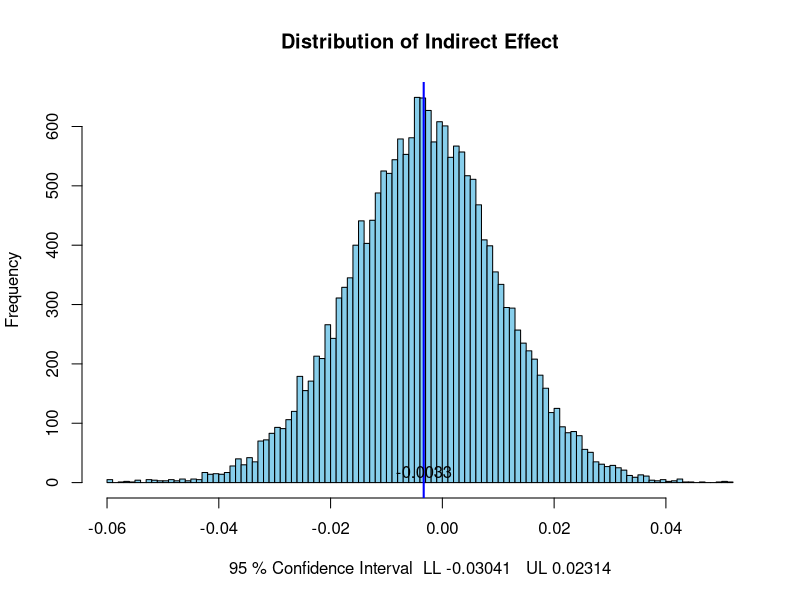
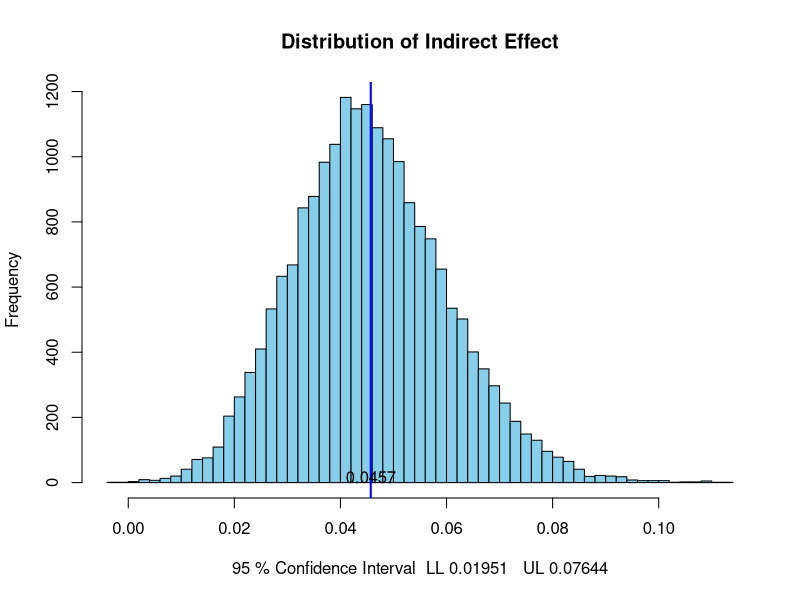
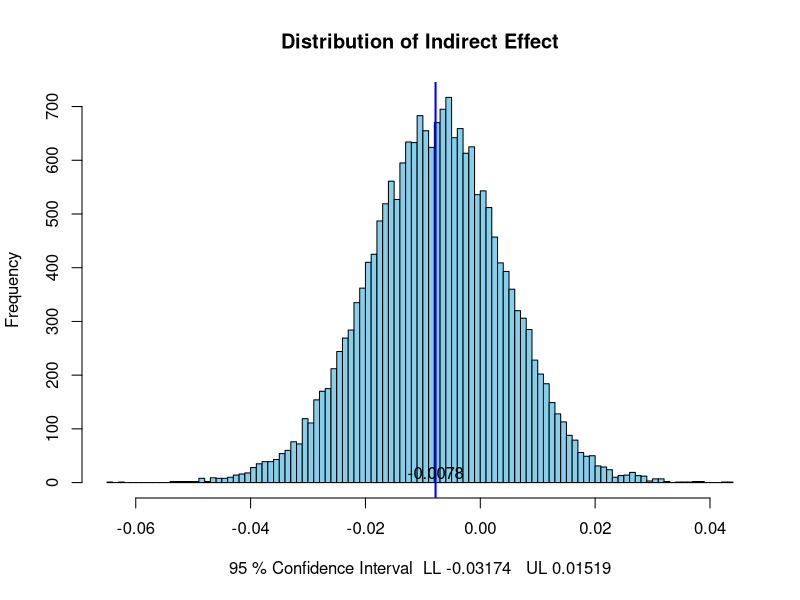
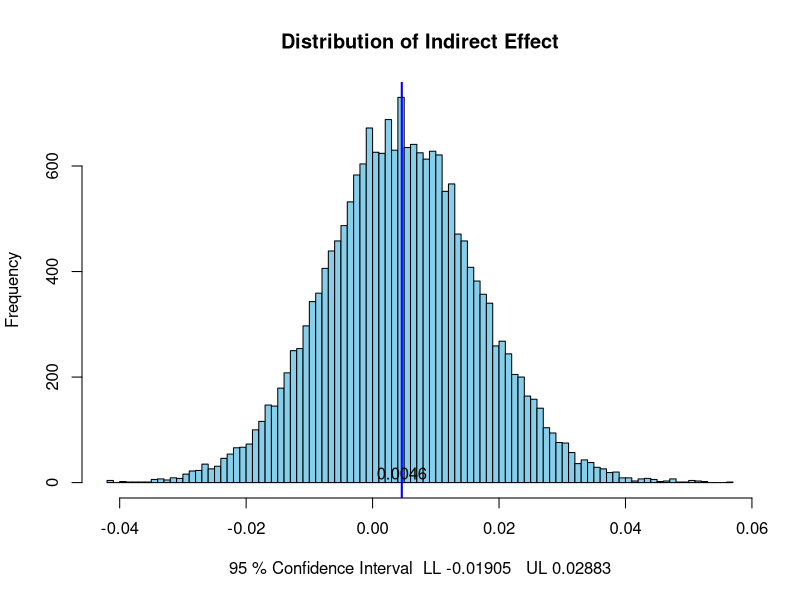
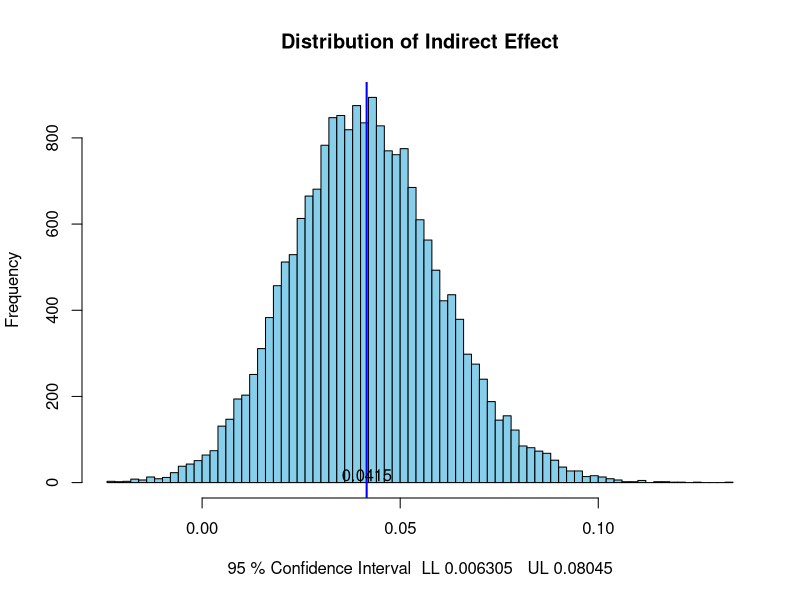
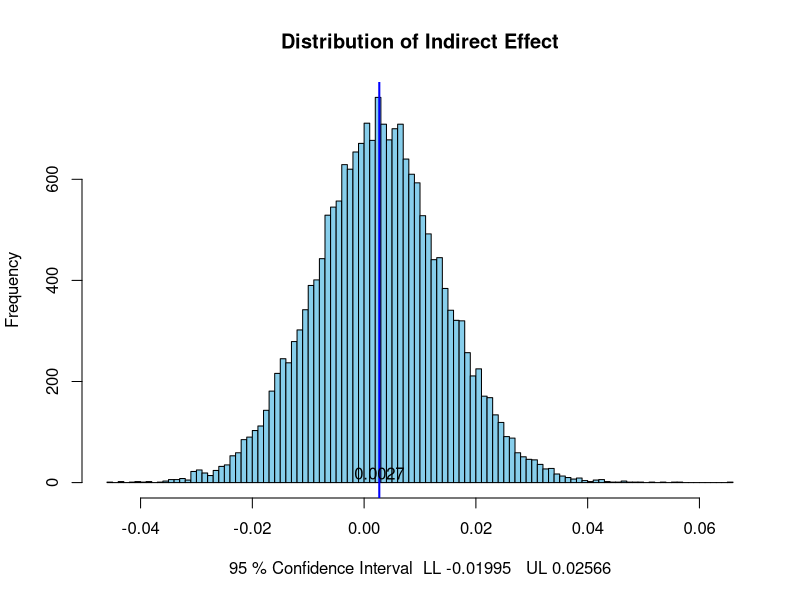
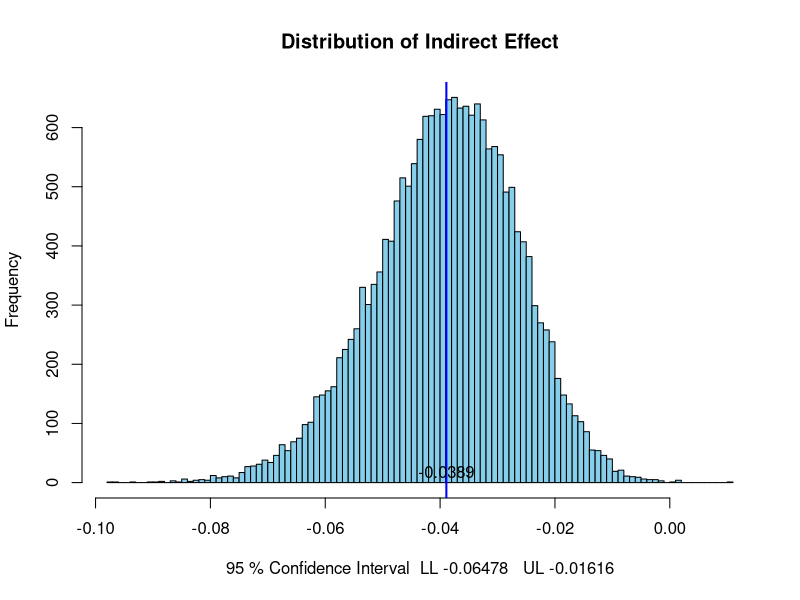
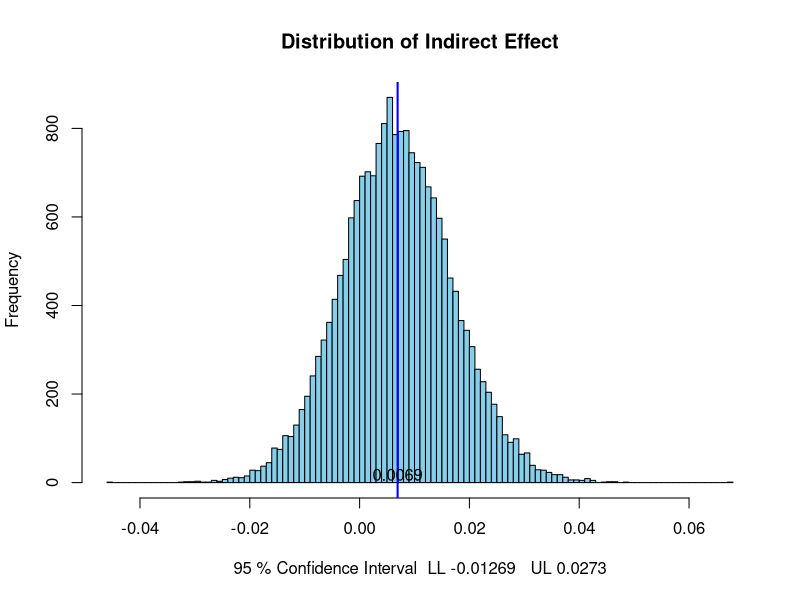

The R script that drew these images, in order:
#Victim Blame Primary Analyses
#This code estimates the 95% confidence intervals for the multilevel moderated mediation models estimated in Final Blame and Threat Analyses.sas
#Written by the fifth, second, and first author in 2024/2025
#Last edited by first author 2025.09.18

#Preacher, K. J., & Selig, J. P. (2012). Advantages of Monte Carlo confidence intervals for indirect effects. Communication Methods and Measures, 6, 77-98.
#Selig, J. P., & Preacher, K. J. (2008, June). Monte Carlo method for assessing mediation: An interactive tool for creating confidence intervals for indirect effects [Computer software]. Available from http://quantpsy.org/.

#Enter the m*variable value for "a" and the y*fear_c value for "b"
#Enter the variance values in the 1st and 4th values of acov for those same "a" and "b" coefficients
#Do not change other settings

################################################
#Values from Model 8
################################################

################################################
#SESSION 1 VS 2 - VICTIMS
################################################

require(MASS)
a=-0.06996
b=0.04612
rep=20000
conf=95
pest=c(a,b)
acov <- matrix(c(
  0.08392, 0,
  0, 0.000037
),2,2)
mcmc <- mvrnorm(rep,pest,acov,empirical=FALSE)
ab <- mcmc[,1]*mcmc[,2]
low=(1-conf/100)/2
upp=((1-conf/100)/2)+(conf/100)
LL=quantile(ab,low)
UL=quantile(ab,upp)
LL4=format(LL,digits=4)
UL4=format(UL,digits=4)
mab=mean(ab)
hist(ab,breaks='FD',col='skyblue',xlab=paste(conf,'% Confidence Interval ','LL',LL4,'  UL',UL4),
     main='Distribution of Indirect Effect')
abline(v=mab,col="blue",lwd=2)
text(mab, 18 , round(mab, 4))
print(LL)
print(UL)

################################################
#SESSION 1 VS 3 - VICTIMS
################################################

a=0.9883
b=0.04612
rep=20000
conf=95
pest=c(a,b)
acov <- matrix(c(
  0.07936, 0,
  0, 0.000037
),2,2)
mcmc <- mvrnorm(rep,pest,acov,empirical=FALSE)
ab <- mcmc[,1]*mcmc[,2]
low=(1-conf/100)/2
upp=((1-conf/100)/2)+(conf/100)
LL=quantile(ab,low)
UL=quantile(ab,upp)
LL4=format(LL,digits=4)
UL4=format(UL,digits=4)
mab=mean(ab)
hist(ab,breaks='FD',col='skyblue',xlab=paste(conf,'% Confidence Interval ','LL',LL4,'  UL',UL4),
     main='Distribution of Indirect Effect')
abline(v=mab,col="blue",lwd=2)
text(mab, 18 , round(mab, 4))
print(LL)
print(UL)

################################################
#GENDER - VICTIMS
################################################

a=-0.1703
b=0.04612
rep=20000
conf=95
pest=c(a,b)
acov <- matrix(c(
  0.06469, 0,
  0, 0.000037
),2,2)
mcmc <- mvrnorm(rep,pest,acov,empirical=FALSE)
ab <- mcmc[,1]*mcmc[,2]
low=(1-conf/100)/2
upp=((1-conf/100)/2)+(conf/100)
LL=quantile(ab,low)
UL=quantile(ab,upp)
LL4=format(LL,digits=4)
UL4=format(UL,digits=4)
mab=mean(ab)
hist(ab,breaks='FD',col='skyblue',xlab=paste(conf,'% Confidence Interval ','LL',LL4,'  UL',UL4),
     main='Distribution of Indirect Effect')
abline(v=mab,col="blue",lwd=2)
text(mab, 18 , round(mab, 4))
print(LL)
print(UL)

################################################
#LIBERAL VS MODERATE - VICTIMS
################################################

a=0.1015
b=0.04612
rep=20000
conf=95
pest=c(a,b)
acov <- matrix(c(
  0.06926, 0,
  0, 0.000037
),2,2)
mcmc <- mvrnorm(rep,pest,acov,empirical=FALSE)
ab <- mcmc[,1]*mcmc[,2]
low=(1-conf/100)/2
upp=((1-conf/100)/2)+(conf/100)
LL=quantile(ab,low)
UL=quantile(ab,upp)
LL4=format(LL,digits=4)
UL4=format(UL,digits=4)
mab=mean(ab)
hist(ab,breaks='FD',col='skyblue',xlab=paste(conf,'% Confidence Interval ','LL',LL4,'  UL',UL4),
     main='Distribution of Indirect Effect')
abline(v=mab,col="blue",lwd=2)
text(mab, 18 , round(mab, 4))
print(LL)
print(UL)

################################################
#LIBERAL VS CONSERVATIVE - VICTIMS
################################################

a=0.8991
b=0.04612
rep=20000
conf=95
pest=c(a,b)
acov <- matrix(c(
  0.1502, 0,
  0, 0.000037
),2,2)
mcmc <- mvrnorm(rep,pest,acov,empirical=FALSE)
ab <- mcmc[,1]*mcmc[,2]
low=(1-conf/100)/2
upp=((1-conf/100)/2)+(conf/100)
LL=quantile(ab,low)
UL=quantile(ab,upp)
LL4=format(LL,digits=4)
UL4=format(UL,digits=4)
mab=mean(ab)
hist(ab,breaks='FD',col='skyblue',xlab=paste(conf,'% Confidence Interval ','LL',LL4,'  UL',UL4),
     main='Distribution of Indirect Effect')
abline(v=mab,col="blue",lwd=2)
text(mab, 18 , round(mab, 4))
print(LL)
print(UL)

################################################
#Values from Model 8b
################################################

################################################
#SESSION 1 VS 2 - PERPETRATORS
################################################

a=-0.06996
b=-0.0394
rep=20000
conf=95
pest=c(a,b)
acov <- matrix(c(
  0.08392, 0,
  0, 0.000029
),2,2)
mcmc <- mvrnorm(rep,pest,acov,empirical=FALSE)
ab <- mcmc[,1]*mcmc[,2]
low=(1-conf/100)/2
upp=((1-conf/100)/2)+(conf/100)
LL=quantile(ab,low)
UL=quantile(ab,upp)
LL4=format(LL,digits=4)
UL4=format(UL,digits=4)
mab=mean(ab)
hist(ab,breaks='FD',col='skyblue',xlab=paste(conf,'% Confidence Interval ','LL',LL4,'  UL',UL4),
     main='Distribution of Indirect Effect')
abline(v=mab,col="blue",lwd=2)
text(mab, 18 , round(mab, 4))
print(LL)
print(UL)

################################################
#SESSION 1 VS 3 - PERPETRATORS
################################################

a=0.9883
b=-0.0394
rep=20000
conf=95
pest=c(a,b)
acov <- matrix(c(
  0.07936, 0,
  0, 0.000029
),2,2)
mcmc <- mvrnorm(rep,pest,acov,empirical=FALSE)
ab <- mcmc[,1]*mcmc[,2]
low=(1-conf/100)/2
upp=((1-conf/100)/2)+(conf/100)
LL=quantile(ab,low)
UL=quantile(ab,upp)
LL4=format(LL,digits=4)
UL4=format(UL,digits=4)
mab=mean(ab)
hist(ab,breaks='FD',col='skyblue',xlab=paste(conf,'% Confidence Interval ','LL',LL4,'  UL',UL4),
     main='Distribution of Indirect Effect')
abline(v=mab,col="blue",lwd=2)
text(mab, 18 , round(mab, 4))
print(LL)
print(UL)

################################################
#GENDER - PERPETRATORS
################################################

a=-0.1703
b=-0.0394
rep=20000
conf=95
pest=c(a,b)
acov <- matrix(c(
  0.06433, 0,
  0, 0.000029
),2,2)
mcmc <- mvrnorm(rep,pest,acov,empirical=FALSE)
ab <- mcmc[,1]*mcmc[,2]
low=(1-conf/100)/2
upp=((1-conf/100)/2)+(conf/100)
LL=quantile(ab,low)
UL=quantile(ab,upp)
LL4=format(LL,digits=4)
UL4=format(UL,digits=4)
mab=mean(ab)
hist(ab,breaks='FD',col='skyblue',xlab=paste(conf,'% Confidence Interval ','LL',LL4,'  UL',UL4),
     main='Distribution of Indirect Effect')
abline(v=mab,col="blue",lwd=2)
text(mab, 18 , round(mab, 4))
print(LL)
print(UL)

################################################
#LIBERAL VS MODERATE - PERPETRATORS
################################################

a=0.1015
b=-0.0394
rep=20000
conf=95
pest=c(a,b)
acov <- matrix(c(
  0.06926, 0,
  0, 0.000029
),2,2)
mcmc <- mvrnorm(rep,pest,acov,empirical=FALSE)
ab <- mcmc[,1]*mcmc[,2]
low=(1-conf/100)/2
upp=((1-conf/100)/2)+(conf/100)
LL=quantile(ab,low)
UL=quantile(ab,upp)
LL4=format(LL,digits=4)
UL4=format(UL,digits=4)
mab=mean(ab)
hist(ab,breaks='FD',col='skyblue',xlab=paste(conf,'% Confidence Interval ','LL',LL4,'  UL',UL4),
     main='Distribution of Indirect Effect')
abline(v=mab,col="blue",lwd=2)
text(mab, 18 , round(mab, 4))
print(LL)
print(UL)

################################################
#LIBERAL VS CONSERVATIVE - PERPETRATORS
################################################

a=0.8991
b=-0.0394
rep=20000
conf=95
pest=c(a,b)
acov <- matrix(c(
  0.1502, 0,
  0, 0.000029
),2,2)
mcmc <- mvrnorm(rep,pest,acov,empirical=FALSE)
ab <- mcmc[,1]*mcmc[,2]
low=(1-conf/100)/2
upp=((1-conf/100)/2)+(conf/100)
LL=quantile(ab,low)
UL=quantile(ab,upp)
LL4=format(LL,digits=4)
UL4=format(UL,digits=4)
mab=mean(ab)
hist(ab,breaks='FD',col='skyblue',xlab=paste(conf,'% Confidence Interval ','LL',LL4,'  UL',UL4),
     main='Distribution of Indirect Effect')
abline(v=mab,col="blue",lwd=2)
text(mab, 18 , round(mab, 4))
print(LL)
print(UL)

################################################
#Values from Model 8c
################################################

################################################
#SESSION 2 VS 3 - VICTIMS
################################################

a=1.0583
b=0.04612
rep=20000
conf=95
pest=c(a,b)
acov <- matrix(c(
  0.09375, 0,
  0, 0.000037
),2,2)
mcmc <- mvrnorm(rep,pest,acov,empirical=FALSE)
ab <- mcmc[,1]*mcmc[,2]
low=(1-conf/100)/2
upp=((1-conf/100)/2)+(conf/100)
LL=quantile(ab,low)
UL=quantile(ab,upp)
LL4=format(LL,digits=4)
UL4=format(UL,digits=4)
mab=mean(ab)
hist(ab,breaks='FD',col='skyblue',xlab=paste(conf,'% Confidence Interval ','LL',LL4,'  UL',UL4),
     main='Distribution of Indirect Effect')
abline(v=mab,col="blue",lwd=2)
text(mab, 18 , round(mab, 4))
print(LL)
print(UL)

################################################
#MODERATE VS CONSERVATIVE - VICTIMS
################################################

a=0.7976
b=0.04612
rep=20000
conf=95
pest=c(a,b)
acov <- matrix(c(
  0.1582, 0,
  0, 0.000037
),2,2)
mcmc <- mvrnorm(rep,pest,acov,empirical=FALSE)
ab <- mcmc[,1]*mcmc[,2]
low=(1-conf/100)/2
upp=((1-conf/100)/2)+(conf/100)
LL=quantile(ab,low)
UL=quantile(ab,upp)
LL4=format(LL,digits=4)
UL4=format(UL,digits=4)
mab=mean(ab)
hist(ab,breaks='FD',col='skyblue',xlab=paste(conf,'% Confidence Interval ','LL',LL4,'  UL',UL4),
     main='Distribution of Indirect Effect')
abline(v=mab,col="blue",lwd=2)
text(mab, 18 , round(mab, 4))
print(LL)
print(UL)

################################################
#Values from Model 8d
################################################

################################################
#SESSION 2 VS 3 - PERPETRATORS
################################################

a=1.0583
b=-0.0394
rep=20000
conf=95
pest=c(a,b)
acov <- matrix(c(
  0.09375, 0,
  0, 0.000029
),2,2)
mcmc <- mvrnorm(rep,pest,acov,empirical=FALSE)
ab <- mcmc[,1]*mcmc[,2]
low=(1-conf/100)/2
upp=((1-conf/100)/2)+(conf/100)
LL=quantile(ab,low)
UL=quantile(ab,upp)
LL4=format(LL,digits=4)
UL4=format(UL,digits=4)
mab=mean(ab)
hist(ab,breaks='FD',col='skyblue',xlab=paste(conf,'% Confidence Interval ','LL',LL4,'  UL',UL4),
     main='Distribution of Indirect Effect')
abline(v=mab,col="blue",lwd=2)
text(mab, 18 , round(mab, 4))
print(LL)
print(UL)

################################################
#MODERATE VS CONSERVATIVE - PERPETRATORS
################################################

a=0.7976
b=-0.0394
rep=20000
conf=95
pest=c(a,b)
acov <- matrix(c(
  0.1582, 0,
  0, 0.000029
),2,2)
mcmc <- mvrnorm(rep,pest,acov,empirical=FALSE)
ab <- mcmc[,1]*mcmc[,2]
low=(1-conf/100)/2
upp=((1-conf/100)/2)+(conf/100)
LL=quantile(ab,low)
UL=quantile(ab,upp)
LL4=format(LL,digits=4)
UL4=format(UL,digits=4)
mab=mean(ab)
hist(ab,breaks='FD',col='skyblue',xlab=paste(conf,'% Confidence Interval ','LL',LL4,'  UL',UL4),
     main='Distribution of Indirect Effect')
abline(v=mab,col="blue",lwd=2)
text(mab, 18 , round(mab, 4))
print(LL)
print(UL)
